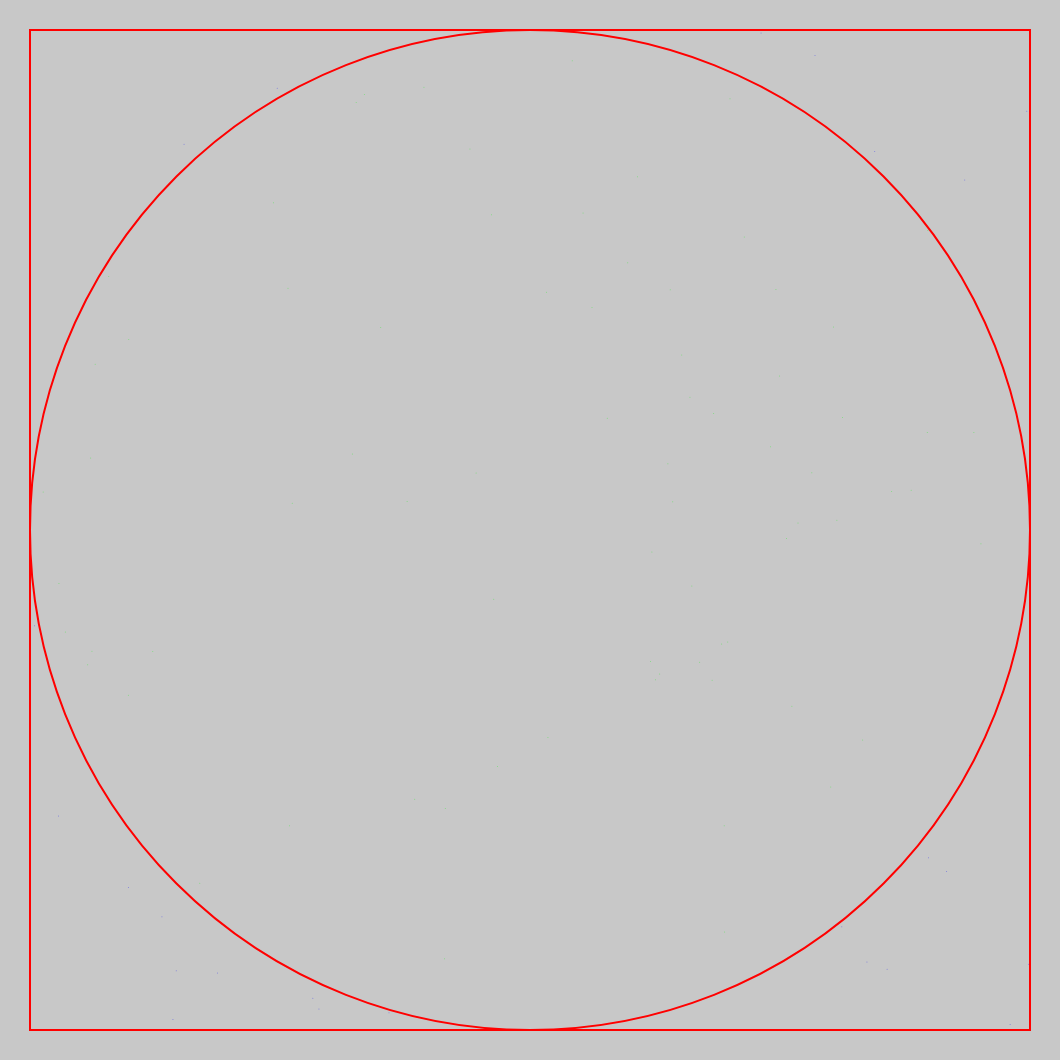
Frame 1 (no input)
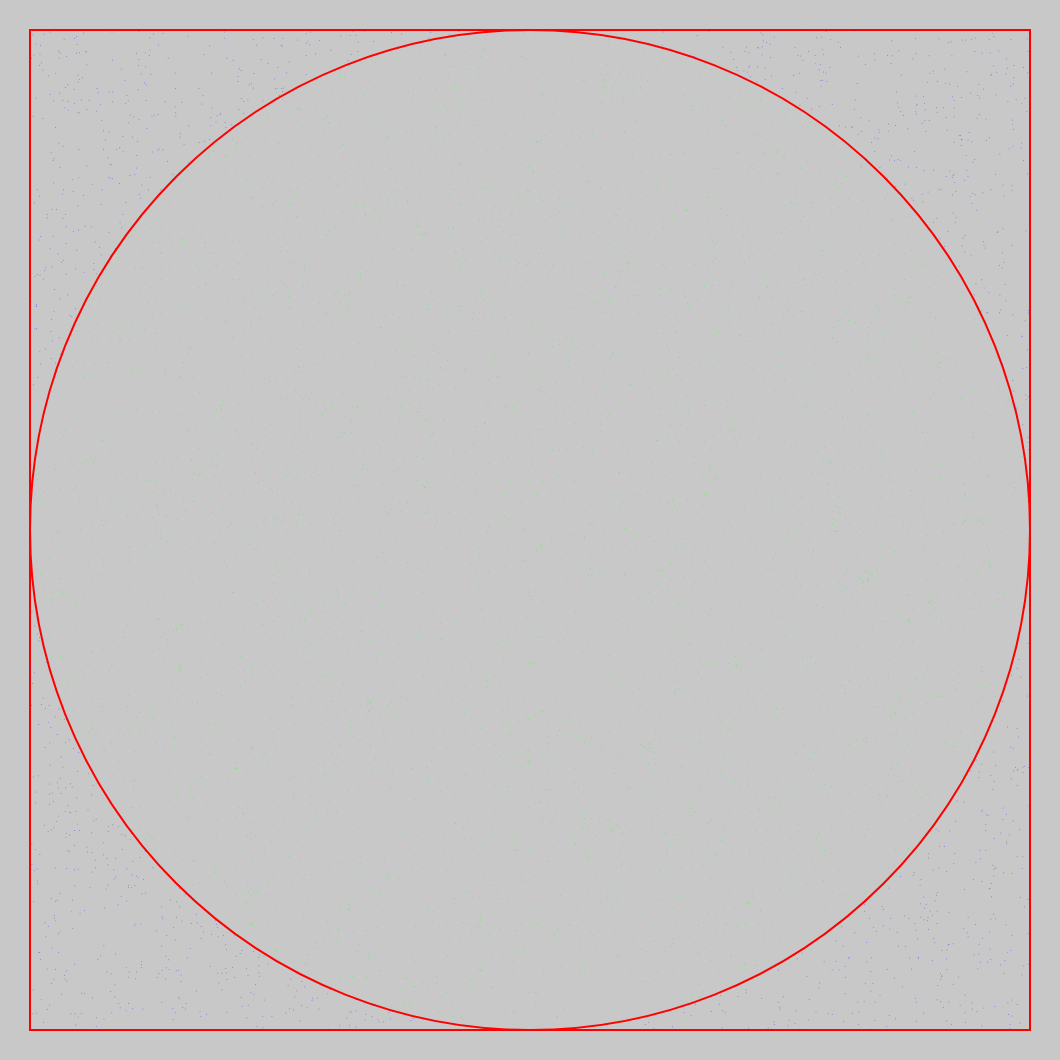
Frame 60 (no input)
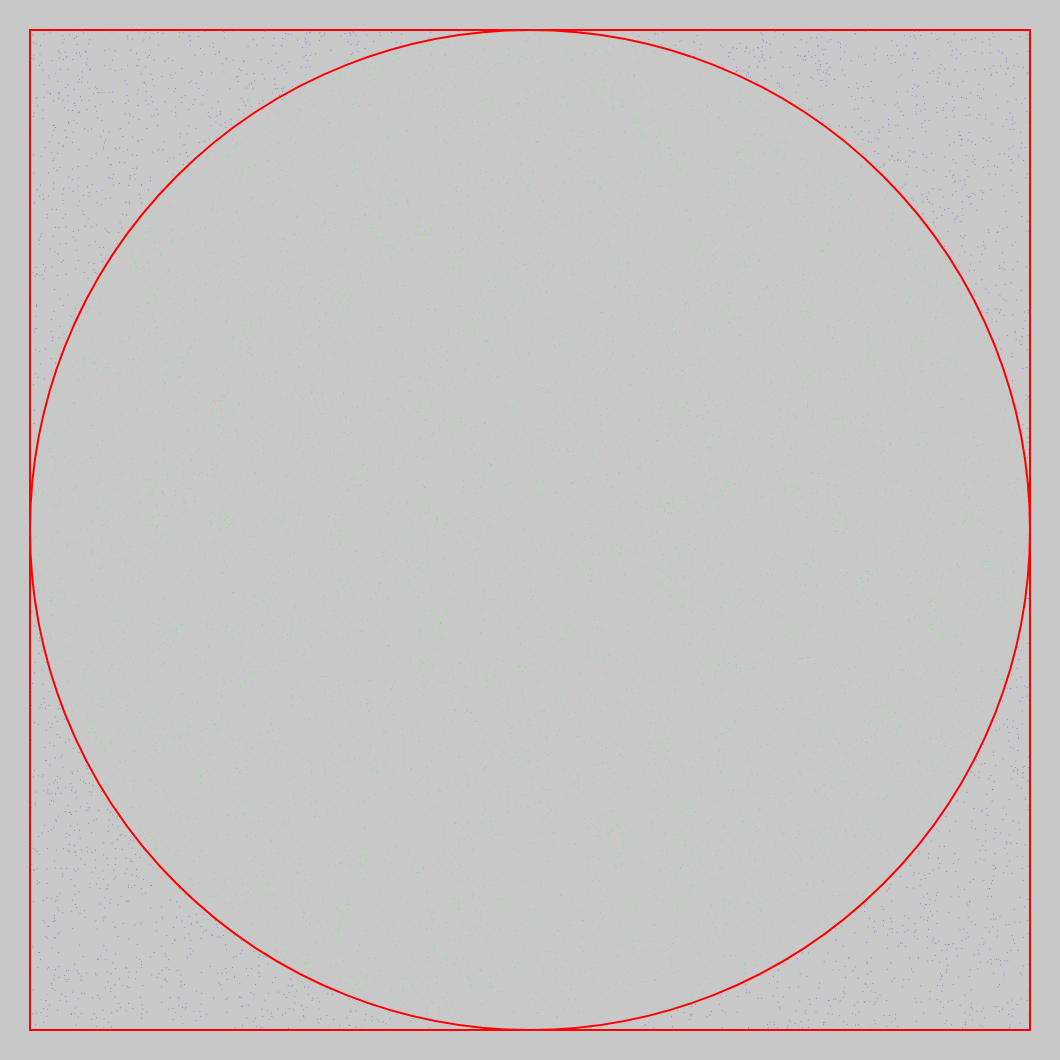
Frame 120 (the mouse pressed at the canvas centre since frame 60)

The p5.js sketch that drew these frames (run headless with seeded random() and noise() and a simulated clock; from frame 60 on, the mouse is pressed at the canvas centre):

// p5.js sketch
// ── sketch.js
let r = 500;
let canva;

let total = 0;
let circle = 0;

let recordPI = 0;

// Inspired by STEMcoding

function setup(){
	createCanvas(1060, 1060);
	background(200);

	stroke(255, 0, 0);
	translate(width/2, height/2);
	strokeWeight(2);
	noFill();
	
	ellipse(0, 0, r*2, r*2);

	rectMode(CENTER);
	rect(0, 0, r*2, r*2);
}

function draw(){
	translate(width/2, height/2);

	for(let i=0; i<100; i++){
		const x = random(-r, r);
		const y = random(-r, r);
		total++;

		const d = x * x + y * y;
		if(d <= r*r){
			circle++;
			stroke(0, 255, 0, 100);
		}else{
			stroke(0, 0, 255, 100);
		}

		strokeWeight(1);
		point(x, y);

		let pi = 4 * (circle/total);
		let recordDiff = Math.abs(Math.PI - recordPI);
		let diff = Math.abs(Math.PI - pi);
		if(diff < recordDiff){
			recordDiff = diff;
			recordPI = pi;
			print(recordPI);
		}
	}
	
}
